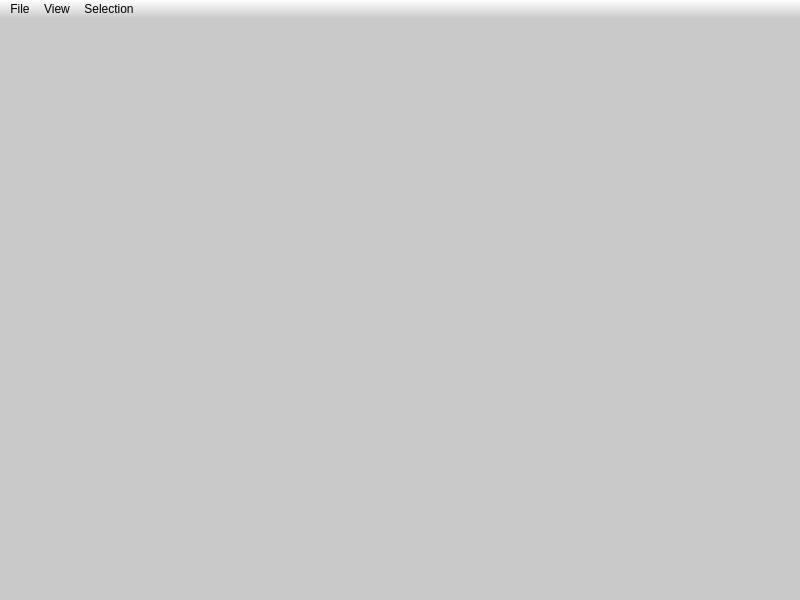
<?xml version="1.0" encoding="UTF-8"?>
<ui version="4.0">
 <class>MainWindow</class>
 <widget class="QMainWindow" name="MainWindow">
  <property name="geometry">
   <rect>
    <x>0</x>
    <y>0</y>
    <width>800</width>
    <height>600</height>
   </rect>
  </property>
  <property name="acceptDrops">
   <bool>true</bool>
  </property>
  <property name="windowTitle">
   <string>Micmac selection tool</string>
  </property>
  <property name="windowIcon">
   <iconset resource="icones/icones.qrc">
    <normaloff>:/MM/Icons/images/icon_32.png</normaloff>:/MM/Icons/images/icon_32.png</iconset>
  </property>
  <property name="styleSheet">
   <string notr="true">QWidget {
	background-color: rgb(200,200,200);
}

QMenu
{
	background: rgb(200,200,200);
}

QMenu::separator 
{
     height: 2px;
     background: rgb(100,100,100);
     margin-left: 10px;
     margin-right: 5px;
 }

QMenuBar 
{
	background-color: qlineargradient(x1:0, y1:0, x2:0, y2:1,stop:0 rgb(255,255,255), stop:1 rgb(200,200,200));
 }

QStatusBar
{
	background-color: qlineargradient(x1:0, y1:0, x2:0, y2:1,stop:0 rgb(200,200,200), stop:1 rgb(255,255,255));
}
</string>
  </property>
  <property name="tabShape">
   <enum>QTabWidget::Triangular</enum>
  </property>
  <widget class="QWidget" name="centralWidget">
   <layout class="QVBoxLayout" name="verticalLayout">
    <property name="spacing">
     <number>3</number>
    </property>
    <property name="margin">
     <number>6</number>
    </property>
    <item>
     <widget class="QFrame" name="OpenglLayout">
      <property name="sizePolicy">
       <sizepolicy hsizetype="Expanding" vsizetype="Expanding">
        <horstretch>0</horstretch>
        <verstretch>0</verstretch>
       </sizepolicy>
      </property>
      <property name="acceptDrops">
       <bool>true</bool>
      </property>
      <property name="styleSheet">
       <string notr="true"/>
      </property>
     </widget>
    </item>
   </layout>
  </widget>
  <widget class="QMenuBar" name="menuBar">
   <property name="enabled">
    <bool>true</bool>
   </property>
   <property name="geometry">
    <rect>
     <x>0</x>
     <y>0</y>
     <width>800</width>
     <height>21</height>
    </rect>
   </property>
   <property name="mouseTracking">
    <bool>true</bool>
   </property>
   <property name="focusPolicy">
    <enum>Qt::NoFocus</enum>
   </property>
   <property name="contextMenuPolicy">
    <enum>Qt::DefaultContextMenu</enum>
   </property>
   <property name="acceptDrops">
    <bool>true</bool>
   </property>
   <property name="defaultUp">
    <bool>false</bool>
   </property>
   <widget class="QMenu" name="menuOptions">
    <property name="title">
     <string>View</string>
    </property>
    <widget class="QMenu" name="menuStandard_views">
     <property name="title">
      <string>Standard views</string>
     </property>
     <addaction name="actionSetViewTop"/>
     <addaction name="actionSetViewFront"/>
     <addaction name="actionSetViewLeft"/>
     <addaction name="actionSetViewBack"/>
     <addaction name="actionSetViewRight"/>
     <addaction name="actionSetViewBottom"/>
    </widget>
    <addaction name="separator"/>
    <addaction name="menuStandard_views"/>
    <addaction name="actionHelpShortcuts"/>
    <addaction name="actionFullScreen"/>
    <addaction name="actionShow_axis"/>
    <addaction name="actionShow_ball"/>
    <addaction name="actionShow_bounding_box"/>
    <addaction name="actionShow_cams"/>
    <addaction name="actionShow_help_messages"/>
   </widget>
   <widget class="QMenu" name="menuSelection">
    <property name="contextMenuPolicy">
     <enum>Qt::DefaultContextMenu</enum>
    </property>
    <property name="tearOffEnabled">
     <bool>false</bool>
    </property>
    <property name="title">
     <string>Selection</string>
    </property>
    <addaction name="actionTogglePoints_selection"/>
    <addaction name="actionAdd_points"/>
    <addaction name="actionRemove_from_selection"/>
    <addaction name="actionSelectAll"/>
    <addaction name="actionSelect_none"/>
    <addaction name="actionReset"/>
    <addaction name="actionInvertSelected"/>
    <addaction name="separator"/>
    <addaction name="actionDeletePolylinepoint"/>
   </widget>
   <widget class="QMenu" name="menuFile">
    <property name="title">
     <string>File</string>
    </property>
    <addaction name="actionLoad_plys"/>
    <addaction name="actionLoad_camera"/>
    <addaction name="actionExport_mask"/>
    <addaction name="actionLoad_and_Export"/>
    <addaction name="actionSave_selection"/>
    <addaction name="actionClose_all"/>
    <addaction name="actionExit"/>
    <addaction name="actionRecentFiles"/>
   </widget>
   <addaction name="menuFile"/>
   <addaction name="menuOptions"/>
   <addaction name="menuSelection"/>
  </widget>
  <action name="actionFullScreen">
   <property name="checkable">
    <bool>true</bool>
   </property>
   <property name="text">
    <string>Full screen</string>
   </property>
   <property name="shortcut">
    <string>F2</string>
   </property>
   <property name="shortcutContext">
    <enum>Qt::ApplicationShortcut</enum>
   </property>
  </action>
  <action name="actionHelpShortcuts">
   <property name="text">
    <string>Shortcuts</string>
   </property>
   <property name="toolTip">
    <string>Shortcuts</string>
   </property>
   <property name="shortcut">
    <string>F1</string>
   </property>
   <property name="shortcutContext">
    <enum>Qt::ApplicationShortcut</enum>
   </property>
  </action>
  <action name="actionSetViewFront">
   <property name="icon">
    <iconset>
     <normaloff>:/images/ccViewYpos.png</normaloff>:/images/ccViewYpos.png</iconset>
   </property>
   <property name="text">
    <string>Front</string>
   </property>
   <property name="shortcut">
    <string>5</string>
   </property>
   <property name="shortcutContext">
    <enum>Qt::ApplicationShortcut</enum>
   </property>
  </action>
  <action name="actionSetViewBack">
   <property name="icon">
    <iconset>
     <normaloff>:/images/ccViewYneg.png</normaloff>:/images/ccViewYneg.png</iconset>
   </property>
   <property name="text">
    <string>Back</string>
   </property>
   <property name="shortcut">
    <string>0</string>
   </property>
   <property name="shortcutContext">
    <enum>Qt::ApplicationShortcut</enum>
   </property>
  </action>
  <action name="actionSetViewLeft">
   <property name="icon">
    <iconset>
     <normaloff>:/images/ccViewXpos.png</normaloff>:/images/ccViewXpos.png</iconset>
   </property>
   <property name="text">
    <string>Left</string>
   </property>
   <property name="shortcut">
    <string>4</string>
   </property>
   <property name="shortcutContext">
    <enum>Qt::ApplicationShortcut</enum>
   </property>
  </action>
  <action name="actionSetViewRight">
   <property name="icon">
    <iconset>
     <normaloff>:/images/ccViewXneg.png</normaloff>:/images/ccViewXneg.png</iconset>
   </property>
   <property name="text">
    <string>Right</string>
   </property>
   <property name="shortcut">
    <string>6</string>
   </property>
   <property name="shortcutContext">
    <enum>Qt::ApplicationShortcut</enum>
   </property>
  </action>
  <action name="actionSetViewTop">
   <property name="icon">
    <iconset>
     <normaloff>:/images/ccViewZpos.png</normaloff>:/images/ccViewZpos.png</iconset>
   </property>
   <property name="text">
    <string>Top</string>
   </property>
   <property name="shortcut">
    <string>8</string>
   </property>
   <property name="shortcutContext">
    <enum>Qt::ApplicationShortcut</enum>
   </property>
  </action>
  <action name="actionSetViewBottom">
   <property name="icon">
    <iconset>
     <normaloff>:/images/ccViewZneg.png</normaloff>:/images/ccViewZneg.png</iconset>
   </property>
   <property name="text">
    <string>Bottom</string>
   </property>
   <property name="shortcut">
    <string>2</string>
   </property>
  </action>
  <action name="actionTogglePoints_selection">
   <property name="checkable">
    <bool>true</bool>
   </property>
   <property name="checked">
    <bool>false</bool>
   </property>
   <property name="text">
    <string>Points selection</string>
   </property>
   <property name="toolTip">
    <string>Toggle between Points selection mode and standard mode</string>
   </property>
   <property name="shortcut">
    <string>F8</string>
   </property>
   <property name="shortcutContext">
    <enum>Qt::WindowShortcut</enum>
   </property>
  </action>
  <action name="actionSelectAll">
   <property name="checkable">
    <bool>false</bool>
   </property>
   <property name="enabled">
    <bool>true</bool>
   </property>
   <property name="text">
    <string>Select all</string>
   </property>
   <property name="toolTip">
    <string>select all vertex</string>
   </property>
   <property name="shortcut">
    <string>Ctrl+A</string>
   </property>
   <property name="visible">
    <bool>true</bool>
   </property>
   <property name="iconVisibleInMenu">
    <bool>true</bool>
   </property>
  </action>
  <action name="actionLoad_camera">
   <property name="text">
    <string>Load cameras</string>
   </property>
   <property name="shortcut">
    <string>Ctrl+O</string>
   </property>
  </action>
  <action name="actionExport_mask">
   <property name="text">
    <string>Export masks</string>
   </property>
   <property name="shortcut">
    <string>Ctrl+E</string>
   </property>
  </action>
  <action name="actionLoad_and_Export">
   <property name="text">
    <string>Load and Export</string>
   </property>
   <property name="shortcut">
    <string>Ctrl+Shift+S</string>
   </property>
  </action>
  <action name="actionShow_ball">
   <property name="checkable">
    <bool>true</bool>
   </property>
   <property name="checked">
    <bool>true</bool>
   </property>
   <property name="text">
    <string>Show ball</string>
   </property>
   <property name="shortcut">
    <string>F4</string>
   </property>
  </action>
  <action name="actionShow_axis">
   <property name="checkable">
    <bool>true</bool>
   </property>
   <property name="text">
    <string>Show axis</string>
   </property>
   <property name="shortcut">
    <string>F3</string>
   </property>
  </action>
  <action name="actionShow_help_messages">
   <property name="checkable">
    <bool>true</bool>
   </property>
   <property name="checked">
    <bool>true</bool>
   </property>
   <property name="text">
    <string>Show help messages</string>
   </property>
   <property name="shortcut">
    <string>F7</string>
   </property>
   <property name="shortcutContext">
    <enum>Qt::WindowShortcut</enum>
   </property>
   <property name="autoRepeat">
    <bool>false</bool>
   </property>
  </action>
  <action name="actionShow_cams">
   <property name="checkable">
    <bool>true</bool>
   </property>
   <property name="text">
    <string>Show cams</string>
   </property>
   <property name="shortcut">
    <string>F6</string>
   </property>
  </action>
  <action name="actionAdd_points">
   <property name="text">
    <string>Add points</string>
   </property>
   <property name="shortcut">
    <string>Space</string>
   </property>
  </action>
  <action name="actionExit">
   <property name="text">
    <string>Exit</string>
   </property>
   <property name="shortcut">
    <string>Ctrl+Q</string>
   </property>
  </action>
  <action name="actionLoad_plys">
   <property name="text">
    <string>Load ply files</string>
   </property>
   <property name="shortcut">
    <string>Ctrl+P</string>
   </property>
  </action>
  <action name="actionDeletePolylinepoint">
   <property name="text">
    <string>Delete Polyline point</string>
   </property>
   <property name="toolTip">
    <string>Delete Polyline point</string>
   </property>
   <property name="shortcut">
    <string>.</string>
   </property>
  </action>
  <action name="actionSave_selection">
   <property name="text">
    <string>Save selection infos</string>
   </property>
   <property name="shortcut">
    <string>Ctrl+S</string>
   </property>
  </action>
  <action name="actionClose_all">
   <property name="text">
    <string>Close all</string>
   </property>
   <property name="shortcut">
    <string>Ctrl+X</string>
   </property>
  </action>
  <action name="actionSelect_none">
   <property name="text">
    <string>Select none</string>
   </property>
   <property name="shortcut">
    <string>Ctrl+D</string>
   </property>
  </action>
  <action name="actionReset">
   <property name="text">
    <string>Reset</string>
   </property>
   <property name="shortcut">
    <string>Ctrl+R</string>
   </property>
  </action>
  <action name="actionInvertSelected">
   <property name="text">
    <string>Invert</string>
   </property>
   <property name="shortcut">
    <string>Ctrl+I</string>
   </property>
  </action>
  <action name="actionRemove_from_selection">
   <property name="text">
    <string>Remove from selection</string>
   </property>
   <property name="shortcut">
    <string>Del</string>
   </property>
  </action>
  <action name="actionShow_bounding_box">
   <property name="checkable">
    <bool>true</bool>
   </property>
   <property name="text">
    <string>Show bounding box</string>
   </property>
   <property name="shortcut">
    <string>F5</string>
   </property>
  </action>
  <action name="actionRecentFiles">
   <property name="text">
    <string>Recent files:</string>
   </property>
   <property name="visible">
    <bool>false</bool>
   </property>
   <property name="menuRole">
    <enum>QAction::NoRole</enum>
   </property>
  </action>
 </widget>
 <layoutdefault spacing="6" margin="11"/>
 <resources>
  <include location="icones/icones.qrc"/>
 </resources>
 <connections/>
</ui>
